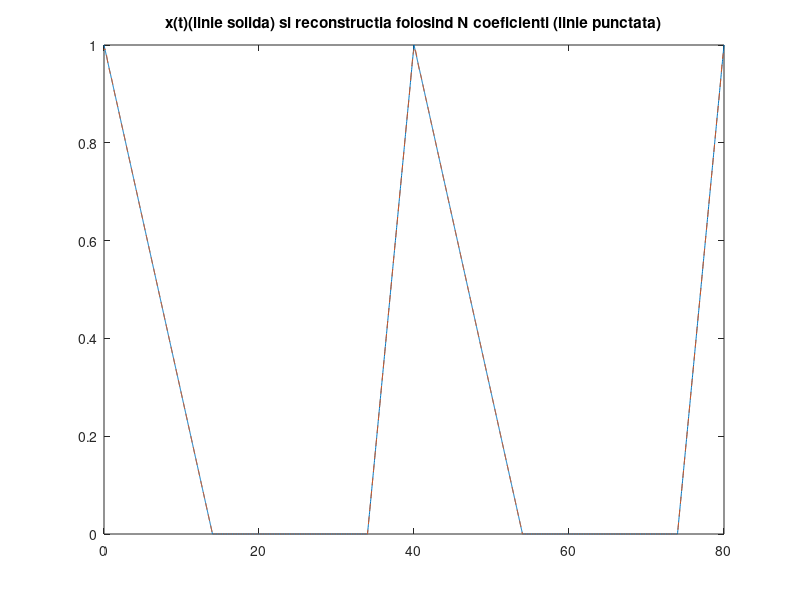
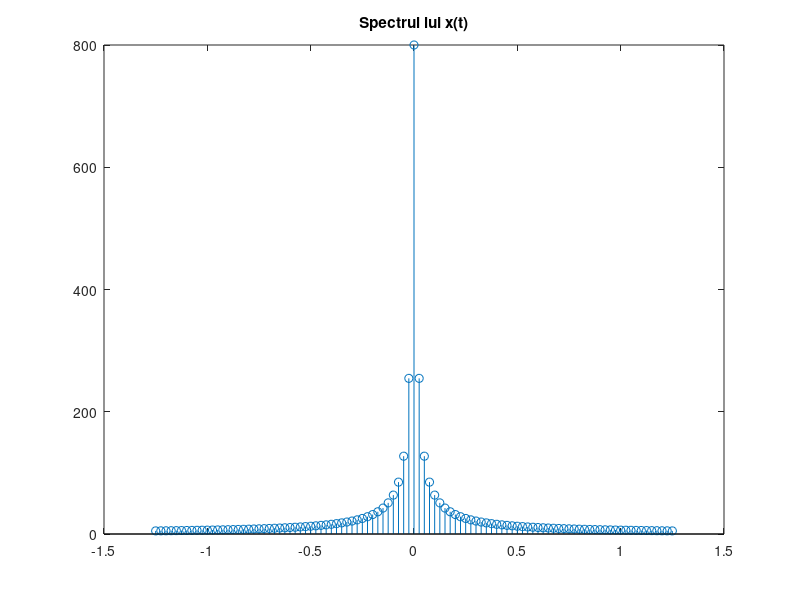

Write MATLAB code to recreate these figures, in order.
%LAZAR SABIN grupa: 422C

%Numar de ordine: 12
%Semnal triunghiular
%Perioada P = 40 s
%Durata semnalelor D = 12
%Rezolutie temporara adecvata 0.02 secunde
%Numar de coeficienti = 50

P = 40; 
D = 12; 
N = 50;
w0 = 2*pi/P; %pulsatia unghiulara a semnalului
t_tr = 0:0.02:80; %esantionarea semnalului original
x_tr = sawtooth((pi/20)*t_tr,1-D/P)*(-1); %semnalul triunghiular original inmultit cu -1 pentru a incepe din 1
t = 0:0.02:80; %esantionarea semnalului modificat
x = x_tr.*(square((pi/20)*t_tr+(pi/(P/D)))/2+0.5); %initializare a semnalului modificat cu valori nule pe durata in care prezinta valori negative negativa

figure(1);
plot(t,x),title('x(t)(linie solida) si reconstructia folosind N coeficienti (linie punctata)'); %afisare x(t)
hold on;


for k = -N:N %k este variabila dupa care se realizeaza suma
    x_t = x_tr; %x_t e semnalul realizat dupa formula SF data
    x_t = x_t .* exp(-1i*k*w0*t_tr); %inmultire intre doua matrice element cu element
    X(k+N+1) = 0; %initializare cu valoare nula
    for i = 1:length(t_tr)-1
        X(k+N+1) = X(k+N+1) + (t_tr(i+1)-t_tr(i)) * (x_t(i)+x_t(i+1))/2; %reconstructia folosind coeficientii
    end
end

for i = 1:length(t) %i este variabila dupa care se realizeaza suma
    x_finit(i) = 0; %initializare cu valoare nula
    for k=-N:N
        x_finit(i) = x_finit(i) + (1/P) * X(k+51) * exp(1i*k*w0*t(i));  %reconstructia folosind coeficientii
    end
end
plot(t,x_finit/2.*(square((pi/20)*t_tr+(pi/(P/D)))/2+0.5),'--'); %afisare reconstructie semnal folosind cei N coeficienti

temp = 0:0.02:P;

for k1 = -N:N %k1 este variabila dupa care se realizeaza suma
    x_t1 = temp; %x_t1 e semnalul realizat dupa formula SF data
    x_t1 = x_t1 .* exp(-1i*k1*w0*temp); %inmultire intre doua matrice element cu element
    X1(k1+N+1) = 0; %initializare cu valoare nula
    for i = 1:length(temp)-1
        X1(k1+N+1) = X1(k1+N+1) + (temp(i+1)-temp(i)) * (x_t1(i)+x_t1(i+1))/2; %reconstructia folosind coeficientii
    end
end

% ultimul for a fost necesar pentru a obtine un spectru de amplitudine
% corect pe o perioada deci am copiat partea de mai sus si am mai facut-o o
% data

figure(2);
w=-50*w0:w0:50*w0; %w este vectorul ce ne va permite afisarea spectrului functiei
stem(w/(2*pi),abs(X1)),title('Spectrul lui x(t)'); %afisarea spectrului

%Conform cursului de SS, orice semnal periodic poate fi aproximat printr-o suma infinita
%de sinusuri si cosinusuri de diferite frecvente, fiecare ponderat cu un anumit coeficient. 
%Acesti coeficienti reprezinta practic spectrul (amplitudinea pentru anumite frecvente).
%Semnalul reconstruit foloseste un numar finit de termeni(N=50 in tema) si se apropie ca
%forma de semnalul original, insa prezinta o marja de eroare. Cu cat marim
%numarul de coeficienti ai SF, aceasta marja de eroare va fi din ce in ce mai
%mica. In plus se observa faptul ca semnalul poate fi aproximat printr-o
%suma de sinusoide, variatiile semnalului prezentand un caracter sinusoidal.
